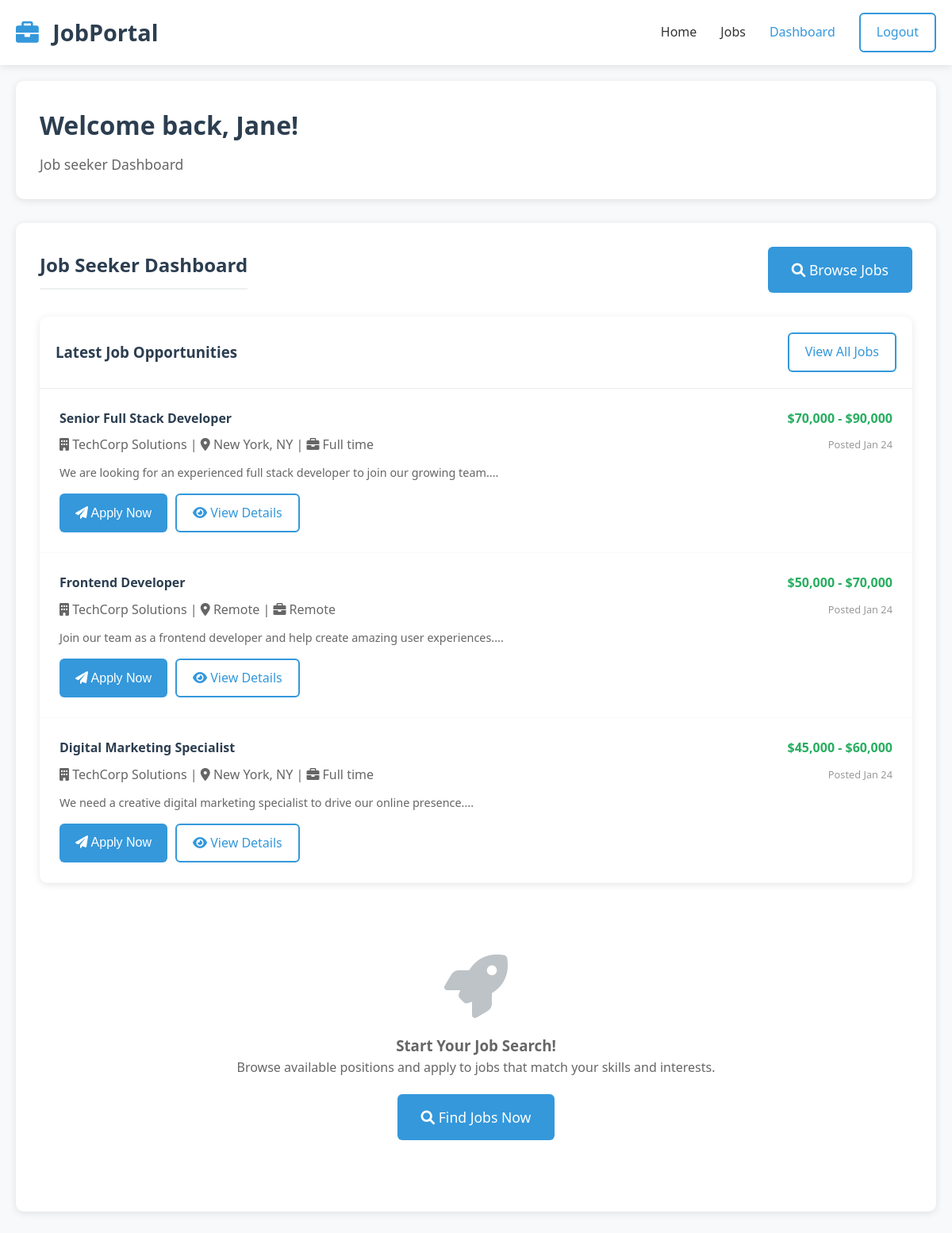
Page /dashboard.php (signed in) on the committed database.
### tables this page shows
CREATE TABLE job_postings (
    id INT AUTO_INCREMENT PRIMARY KEY,
    employer_id INT NOT NULL,
    category_id INT,
    title VARCHAR(255) NOT NULL,
    description TEXT NOT NULL,
    requirements TEXT,
    responsibilities TEXT,
    location VARCHAR(255) NOT NULL,
    salary_min DECIMAL(10,2),
    salary_max DECIMAL(10,2),
    job_type ENUM('full_time','part_time','contract','freelance','internship','remote') NOT NULL,
    experience_level ENUM('entry','junior','mid','senior','executive') NOT NULL,
    application_deadline DATE DEFAULT NULL,
    views_count INT DEFAULT 0,
    applications_count INT DEFAULT 0,
    is_active BOOLEAN DEFAULT TRUE,
    posted_date TIMESTAMP DEFAULT CURRENT_TIMESTAMP,
    updated_at TIMESTAMP DEFAULT CURRENT_TIMESTAMP ON UPDATE CURRENT_TIMESTAMP,

    CONSTRAINT fk_job_employer
        FOREIGN KEY (employer_id) REFERENCES users(id)
        ON DELETE RESTRICT,

    CONSTRAINT fk_job_category
        FOREIGN KEY (category_id) REFERENCES job_categories(id)
        ON DELETE SET NULL
);

CREATE TABLE employer_profiles (
    id INT AUTO_INCREMENT PRIMARY KEY,
    user_id INT NOT NULL UNIQUE,
    company_name VARCHAR(255) NOT NULL,
    company_description TEXT,
    industry VARCHAR(100),
    company_size VARCHAR(50),
    website VARCHAR(255),
    headquarters VARCHAR(255),
    logo_filename VARCHAR(255),
    created_at TIMESTAMP DEFAULT CURRENT_TIMESTAMP,
    updated_at TIMESTAMP DEFAULT CURRENT_TIMESTAMP ON UPDATE CURRENT_TIMESTAMP,

    CONSTRAINT fk_emp_user
        FOREIGN KEY (user_id) REFERENCES users(id)
        ON DELETE RESTRICT
);

### dashboard.php (the view, shortened to what this page needs)
<?php
$host = 'localhost';
$dbname = 'job_portal';
$username = 'root';
$password = '';
try {
    $pdo = new PDO("mysql:host=$host;dbname=$dbname", $username, $password);
    $pdo->setAttribute(PDO::ATTR_ERRMODE, PDO::ERRMODE_EXCEPTION);
    $user_id = $_SESSION['user_id'];
    $user_type = $_SESSION['user_type'];
    if ($user_type === 'job_seeker') {
        $stmt = $pdo->prepare("
            SELECT a.*, jp.title as job_title, jp.location, ep.company_name
            FROM applications a
            JOIN job_postings jp ON a.job_id = jp.id
            LEFT JOIN users u ON jp.employer_id = u.id
            LEFT JOIN employer_profiles ep ON u.id = ep.user_id
            WHERE a.job_seeker_id = ?
            ORDER BY a.applied_date DESC
        ");
        $stmt->execute([$user_id]);
        $applications = $stmt->fetchAll();
    }
} catch (Exception $e) {
    $error = $e->getMessage();
}
?>
<!DOCTYPE html>
<html lang="en">
<head>
    <link href="https://cdnjs.cloudflare.com/ajax/libs/font-awesome/6.0.0/css/all.min.css" rel="stylesheet">
</head>
<body>
    <nav class="navbar">
        <div class="nav-container">
            <div class="nav-logo">
                <h2><i class="fas fa-briefcase"></i> JobPortal</h2>
            </div>
            <div class="nav-links">
                <?php if ($user_type === 'job_seeker'): ?>
                    <a href="home.php" class="nav-link">Home</a>
                <?php elseif ($user_type === 'employer'): ?>
                    <a href="employer-home.php" class="nav-link">Home</a>
                <?php else: ?>
                    <a href="index.php" class="nav-link">Home</a>
                <?php endif; ?>
                <a href="jobs.php" class="nav-link">Jobs</a>
                <a href="dashboard.php" class="nav-link" style="color: #3498db;">Dashboard</a>
                <a href="logout.php" class="btn btn-outline">Logout</a>
            </div>
        </div>
    </nav>
    <div class="container">
        <div class="dashboard-header">
            <h1>Welcome back, <?= htmlspecialchars($_SESSION['first_name']) ?>!</h1>
            <div class="user-info">
                <?= ucfirst(str_replace('_', ' ', $user_type)) ?> Dashboard
            </div>
        </div>
        <?php if ($user_type === 'job_seeker'): ?>
            <div class="section">
                <div style="display: flex; justify-content: space-between; align-items: center; margin-bottom: 30px;">
                    <h2 style="margin-bottom: 0;">Job Seeker Dashboard</h2>
                    <a href="jobs.php" class="btn btn-primary" style="padding: 15px 30px; font-size: 1.1rem;">
                        <i class="fas fa-search"></i> Browse Jobs
                    </a>
                </div>
                <?php
                $stmt = $pdo->prepare("
                    SELECT jp.*, jc.name as category_name, ep.company_name
                    FROM job_postings jp
                    LEFT JOIN job_categories jc ON jp.category_id = jc.id
                    LEFT JOIN users u ON jp.employer_id = u.id
                    LEFT JOIN employer_profiles ep ON u.id = ep.user_id
                    WHERE jp.is_active = TRUE
                    AND jp.id NOT IN (
                        SELECT job_id FROM applications WHERE job_seeker_id = ?
                    )
                    ORDER BY jp.posted_date DESC
                    LIMIT 5
                ");
                $stmt->execute([$user_id]);
                $available_jobs = $stmt->fetchAll();
                ?>
                <div style="background: white; border-radius: 10px; box-shadow: 0 2px 10px rgba(0,0,0,0.1); overflow: hidden;">
                    <div style="padding: 20px; border-bottom: 1px solid #e9ecef; display: flex; justify-content: space-between; align-items: center;">
                        <h3 style="margin: 0; color: #2c3e50;">Latest Job Opportunities</h3>
                        <a href="jobs.php" class="btn btn-outline">View All Jobs</a>
                    </div>
                    <?php if (empty($available_jobs)): ?>
                        <div style="text-align: center; padding: 60px 20px; color: #666;">
                            <i class="fas fa-search" style="font-size: 4rem; margin-bottom: 20px; color: #bdc3c7;"></i>
                            <h3>No New Jobs Available</h3>
                            <p>You've applied to all current job postings. Check back later for new opportunities!</p>
                            <a href="jobs.php" class="btn btn-primary" style="margin-top: 15px;">Browse All Jobs</a>
                        </div>
                    <?php else: ?>
                        <div style="display: grid; gap: 0;">
                            <?php foreach ($available_jobs as $job): ?>
                                <div style="padding: 25px; border-bottom: 1px solid #f8f9fa;">
                                    <div style="display: flex; justify-content: space-between; align-items: flex-start; margin-bottom: 15px;">
                                        <div>
                                            <h4 style="margin: 0 0 8px 0; color: #2c3e50;"><?= htmlspecialchars($job['title']) ?></h4>
                                            <div style="color: #666; margin-bottom: 10px;">
                                                <i class="fas fa-building"></i> <?= htmlspecialchars($job['company_name'] ?? 'Company') ?> |
                                                <i class="fas fa-map-marker-alt"></i> <?= htmlspecialchars($job['location']) ?> |
                                                <i class="fas fa-briefcase"></i> <?= ucfirst(str_replace('_', ' ', $job['job_type'])) ?>
                                            </div>
                                            <div style="color: #666; font-size: 0.9rem;">
                                                <?= nl2br(htmlspecialchars(substr($job['description'], 0, 150))) ?>...
                                            </div>
                                        </div>
                                        <div style="text-align: right;">
                                            <?php if ($job['salary_min'] && $job['salary_max']): ?>
                                                <div style="color: #27ae60; font-weight: 600; margin-bottom: 10px;">
                                                    $<?= number_format($job['salary_min']) ?> - $<?= number_format($job['salary_max']) ?>
                                                </div>
                                            <?php endif; ?>
                                            <div style="color: #999; font-size: 0.8rem;">
                                                Posted <?= date('M j', strtotime($job['posted_date'])) ?>
                                            </div>
                                        </div>
                                    </div>
                                    <div style="display: flex; gap: 10px; margin-top: 15px;">
                                        <button onclick="applyToJob(<?= $job['id'] ?>)" class="btn btn-primary">
                                            <i class="fas fa-paper-plane"></i> Apply Now
                                        </button>
                                        <a href="job-details.php?id=<?= $job['id'] ?>" class="btn btn-outline">
                                            <i class="fas fa-eye"></i> View Details
                                        </a>
                                    </div>
                                </div>
                            <?php endforeach; ?>
                        </div>
                    <?php endif; ?>
                </div>
                <?php if (empty($applications)): ?>
                    <div style="text-align: center; padding: 60px 20px; color: #666; margin-top: 30px;">
                        <i class="fas fa-rocket" style="font-size: 5rem; margin-bottom: 20px; color: #bdc3c7;"></i>
                        <h3>Start Your Job Search!</h3>
                        <p>Browse available positions and apply to jobs that match your skills and interests.</p>
                        <a href="jobs.php" class="btn btn-primary" style="padding: 15px 30px; font-size: 1.1rem; margin-top: 20px;">
                            <i class="fas fa-search"></i> Find Jobs Now
                        </a>
                    </div>
                <?php endif; ?>
            </div>
        <?php endif; ?>
    </div>
</body>
</html>

### dashboard.php (style rules this page uses)
* { margin: 0; padding: 0; box-sizing: border-box; }
body { font-family: 'Segoe UI', Tahoma, Geneva, Verdana, sans-serif; line-height: 1.6; color: #333; background-color: #f8f9fa; }
.navbar { background: #fff; box-shadow: 0 2px 10px rgba(0,0,0,0.1); padding: 1rem 0; position: sticky; top: 0; z-index: 1000; }
.nav-container { max-width: 1200px; margin: 0 auto; padding: 0 20px; display: flex; justify-content: space-between; align-items: center; }
.nav-logo h2 { color: #2c3e50; font-size: 1.8rem; }
.nav-logo i { color: #3498db; margin-right: 10px; }
.nav-links { display: flex; gap: 30px; align-items: center; }
.nav-link { text-decoration: none; color: #333; font-weight: 500; transition: color 0.3s ease; }
.btn { padding: 10px 20px; border: none; border-radius: 6px; cursor: pointer; font-size: 1rem; font-weight: 500; text-decoration: none; display: inline-block; text-align: center; transition: all 0.3s ease; }
.btn-primary { background: #3498db; color: white; }
.btn-outline { background: transparent; color: #3498db; border: 2px solid #3498db; }
.container { max-width: 1200px; margin: 0 auto; padding: 20px; }
.dashboard-header { background: white; padding: 30px; border-radius: 10px; box-shadow: 0 2px 10px rgba(0,0,0,0.1); margin-bottom: 30px; }
.dashboard-header h1 { color: #2c3e50; margin-bottom: 10px; }
.user-info { color: #666; font-size: 1.1rem; }
.section { background: white; padding: 30px; border-radius: 10px; box-shadow: 0 2px 10px rgba(0,0,0,0.1); margin-bottom: 30px; }
.section h2 { color: #2c3e50; margin-bottom: 20px; padding-bottom: 10px; border-bottom: 2px solid #ecf0f1; }

### rows in the picture
job_postings: title "Senior Full Stack Developer", employer_profiles.company_name "TechCorp Solutions", location "New York, NY", job_type "Full time", description "We are looking for an experienced full stack developer to join our growing team.", salary_min "70,000", salary_max "90,000", posted_date "Jan 24"
job_postings: title "Frontend Developer", employer_profiles.company_name "TechCorp Solutions", location "Remote", job_type "Remote", description "Join our team as a frontend developer and help create amazing user experiences.", salary_min "50,000", salary_max "70,000", posted_date "Jan 24"
job_postings: title "Digital Marketing Specialist", employer_profiles.company_name "TechCorp Solutions", location "New York, NY", job_type "Full time", description "We need a creative digital marketing specialist to drive our online presence.", salary_min "45,000", salary_max "60,000", posted_date "Jan 24"

### other values in the picture
$_SESSION['first_name'] "Jane"
str_replace('_', ' ', $user_type) "Job seeker"
